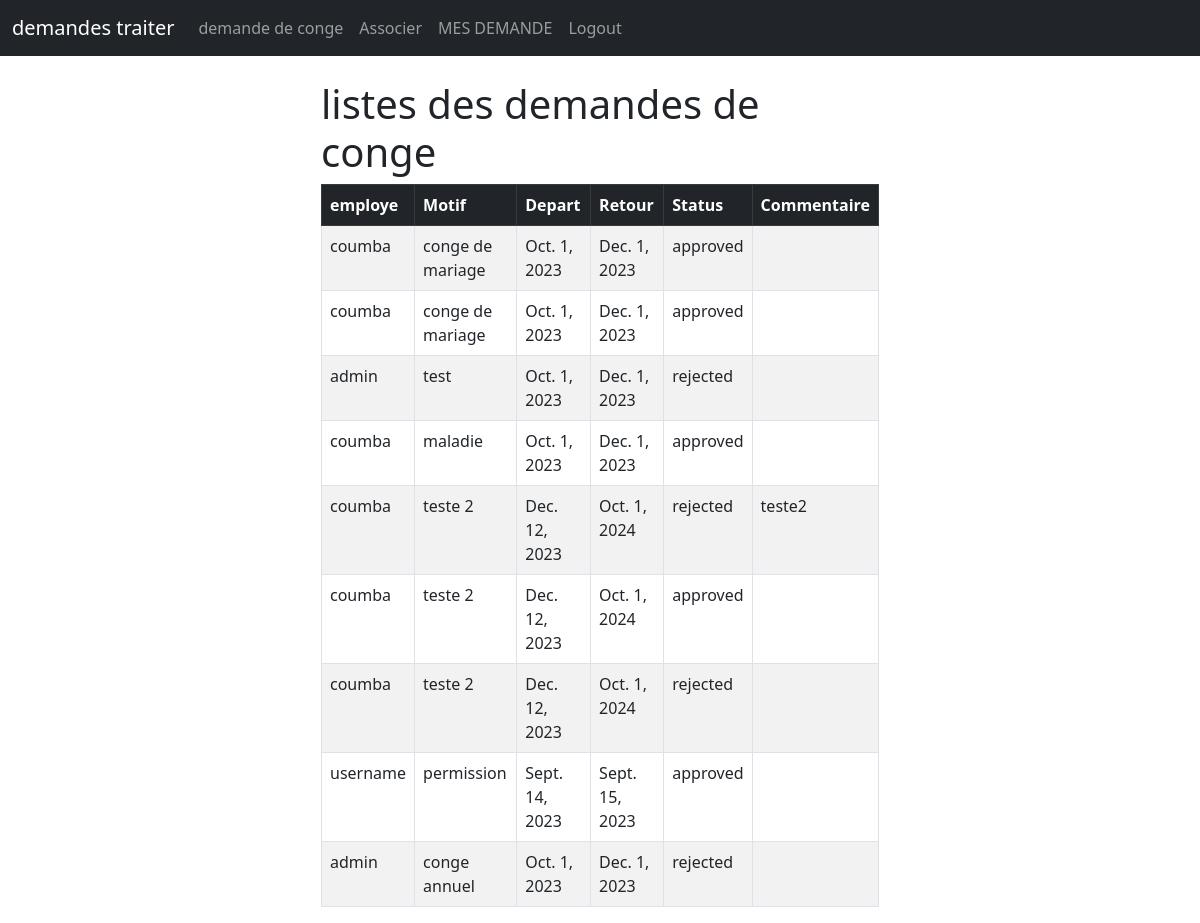
The app's page /chef/ (signed in), older data.
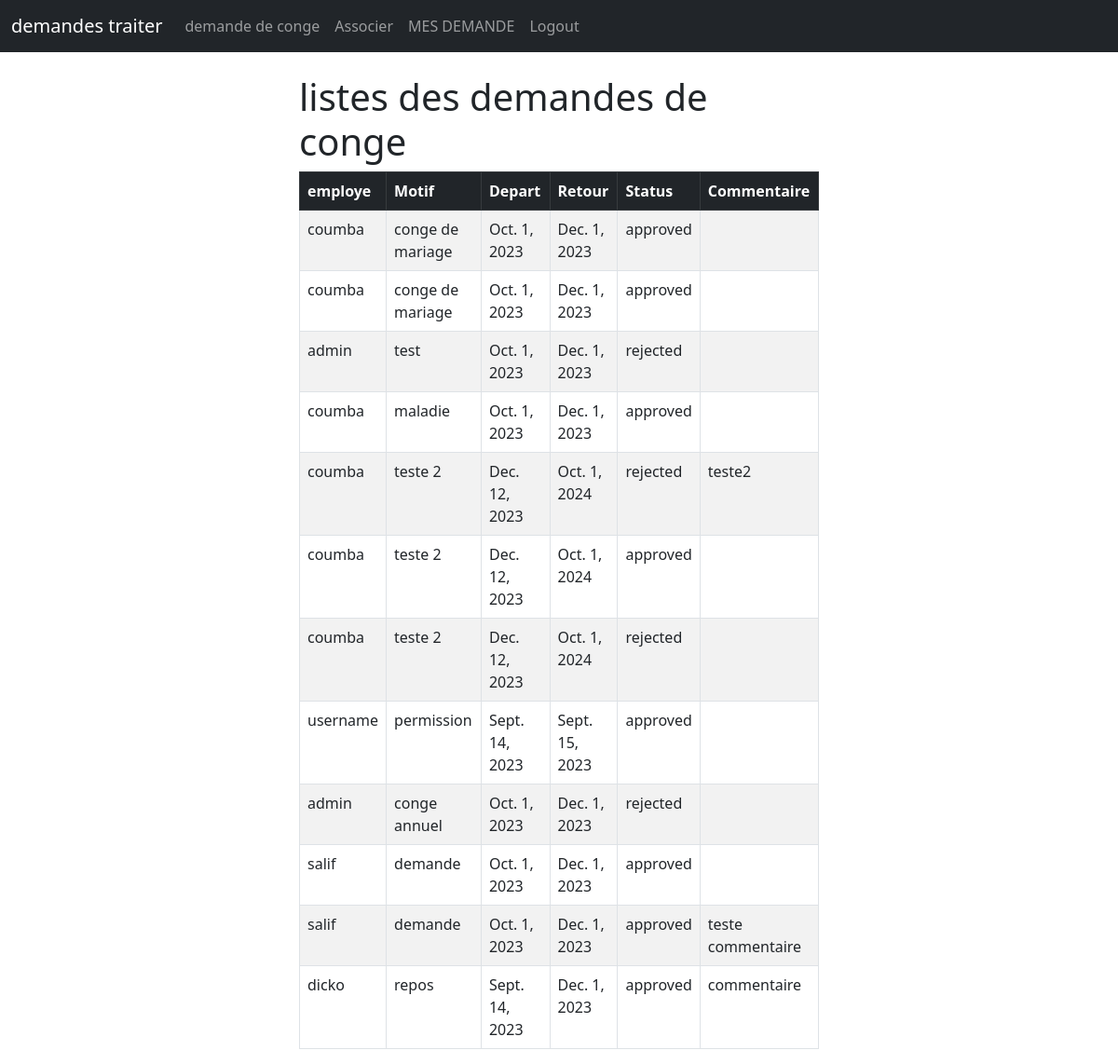
The same page, newer data.
### conge/models.py (models this page shows)
class ChefResponse(models.Model):
    request = models.ForeignKey(CongeRequest, on_delete=models.CASCADE)
    response = models.CharField(max_length=20, choices=[('approved', 'Approuvé'), ('rejected', 'Rejeté')])
    comments = models.TextField(blank=True)

class CongeRequest(models.Model):
    user = models.ForeignKey(User, on_delete=models.CASCADE)
    motif = models.CharField(max_length=200)
    date_depart = models.DateField()
    date_arrivee = models.DateField()
    status = models.CharField(max_length=20, choices=[('pending', 'En attente'), ('approved', 'Approuvé'), ('rejected', 'Rejeté')], default='pending')

### conge/views.py (the view)
# urls.py: path('chef/', views.chef, name='chef'),
def chef(request):
    chefresponses = ChefResponse.objects.all()
    if request.method == 'POST':
        username = request.POST['username']
        password = request.POST['password']
        user = authenticate(request, username=username, password=password)
        if user is not None:
            login(request, user)
            messages.success(request, "Vous avez été connecté")
            return redirect('chef')
        else:
            messages.error(request, "une erreur s'est produite lors de la connexion, veuillez réessayer...")
            return redirect('chef')
    else:
        return render(request, 'chef.html', {'chefresponses':chefresponses})

### conge/templates/chef.html (shortened to what this page needs)
{% extends 'base.html'%}
{% block content%}
        <div class="col-md-6 offset-md-3">
        {% if user.is_authenticated %}
        <h1>listes des demandes de conge</h1>
        <table class="table table-striped table-hover table-bordered">
            <thead class="table-dark">
                <tr>
                    <th scope="col">employe</th>
                    <th scope="col">Motif</th>
                    <th scope="col">Depart</th>
                    <th scope="col">Retour</th>
                    <th scope="col">Status</th>
                    <th scope="col">Commentaire </th>
                </tr>
            </thead>
            <tbody>
                    {% if chefresponses %}
                     {% for chefresponse in chefresponses %}
                <tr>
                    <td>{{ chefresponse.request.user }} </td>
                    <td>{{ chefresponse.request.motif }} </td>
                    <td>{{ chefresponse.request.date_depart }} </td>
                    <td>{{ chefresponse.request.date_arrivee }} </td>
                    <td> {{ chefresponse.response }}</td>
                    <td>{{ chefresponse.comments }}</td>
                </tr>
                    {% endfor %}
                   {% endif %}
            </tbody>
        </table>
{% endif %}
{% endblock %}

### conge/templates/base.html (shortened to what this page needs)
<!doctype html>
<html lang="en">
  <head>
    <link href="https://cdn.jsdelivr.net/npm/bootstrap@5.0.2/dist/css/bootstrap.min.css" rel="stylesheet">
  </head>
  <body>
    {% include 'navbar.html' %}
    <div class="container">
        <br/>
        {% block content %}
        {% endblock %}
    </div>
  </body>
</html>

### conge/templates/navbar.html (shortened to what this page needs)
<nav class="navbar navbar-expand-lg navbar-dark bg-dark">
    <div class="container-fluid">
      <a class="navbar-brand" href="{% url 'chef' %}">demandes traiter </a>
      <div class="collapse navbar-collapse" id="navbarSupportedContent">
        <ul class="navbar-nav me-auto mb-2 mb-lg-0">
          {% if user.is_authenticated%}
          <li class="nav-item">
            <a class="nav-link" href="{% url 'demande_conge' %}">demande de conge</a>
          </li>
          <li class="nav-item">
            <a class="nav-link" href="{% url 'association' %}">Associer</a>
          </li>
          <li class="nav-item">
            <a class="nav-link" href="{% url 'liste_demandes_conge' %}">MES DEMANDE</a>
          </li>
          <li class="nav-item">
            <a class="nav-link" href="{% url 'logout' %}">Logout</a>
          </li>
          {% endif %}
        </ul>
      </div>
    </div>
  </nav>

Row changes from the older to the newer data that the page shows:
added ChefResponse: request.user "salif", request.motif "demande", request.date_depart "Oct. 1, 2023", request.date_arrivee "Dec. 1, 2023", response "approved"
added ChefResponse: request.user "salif", request.motif "demande", request.date_depart "Oct. 1, 2023", request.date_arrivee "Dec. 1, 2023", response "approved", comments "teste commentaire"
added ChefResponse: request.user "dicko", request.motif "repos", request.date_depart "Sept. 14, 2023", request.date_arrivee "Dec. 1, 2023", response "approved", comments "commentaire"
